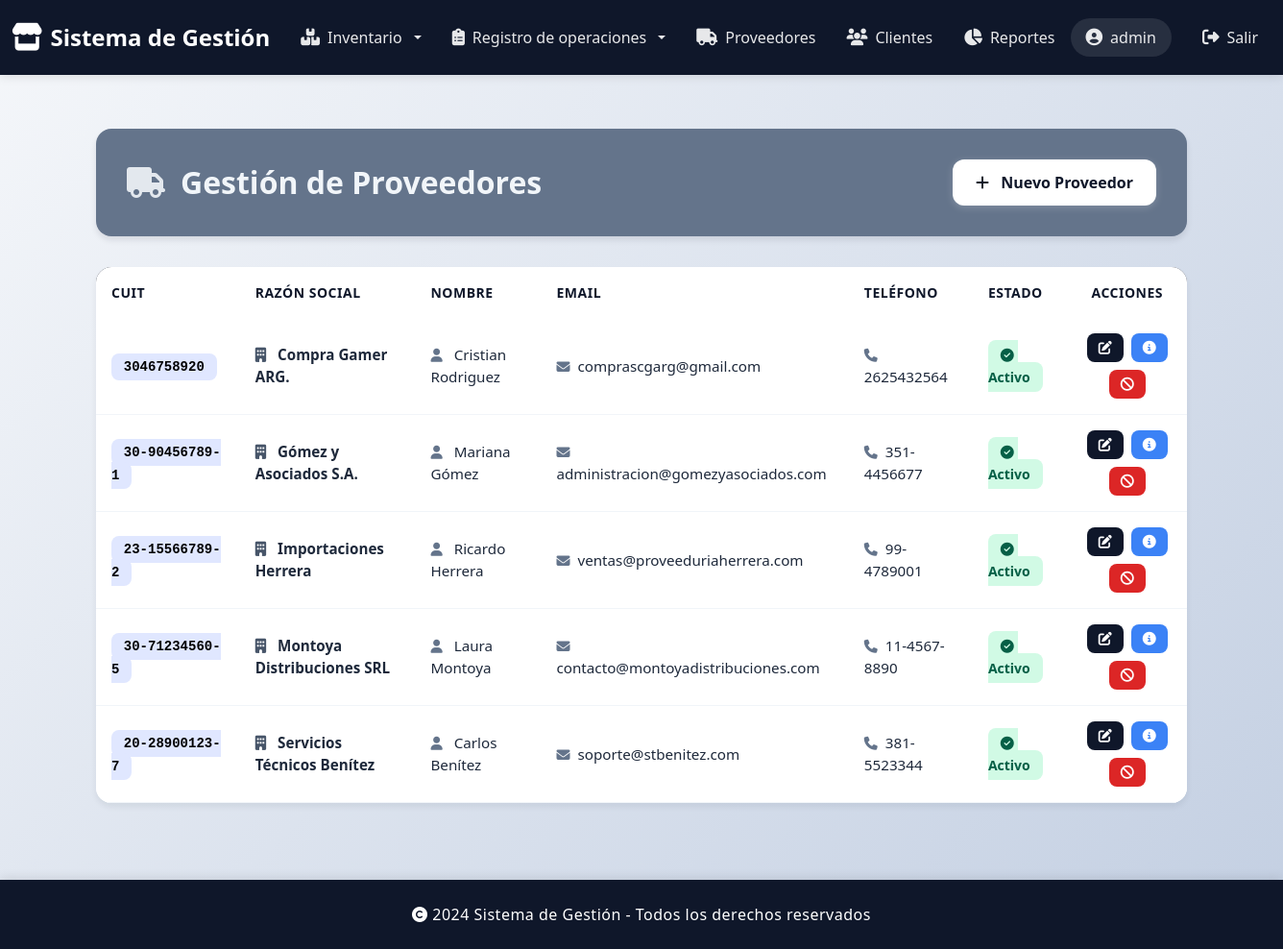
The app's page /proveedores/ (signed in), older data.
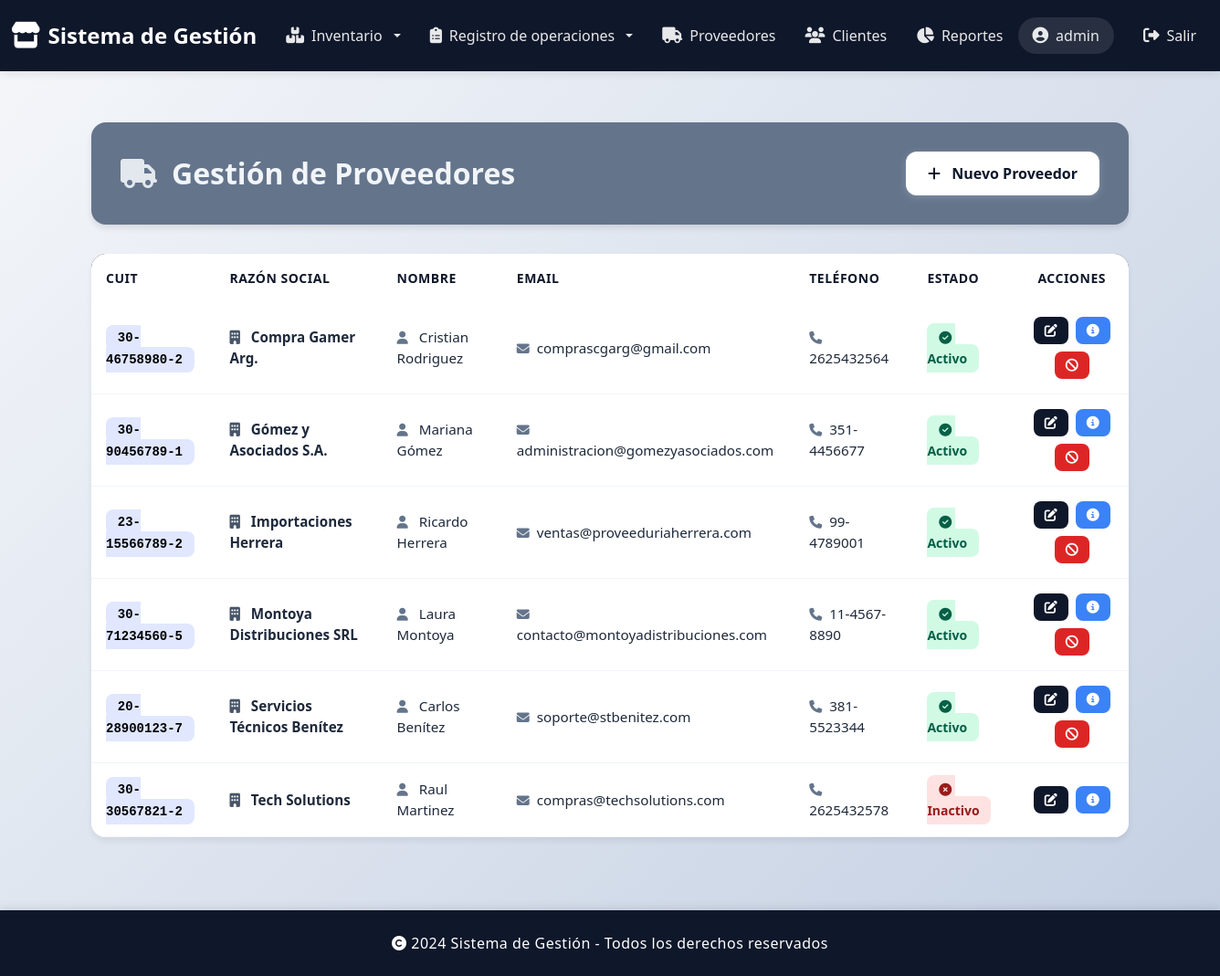
The same page, newer data.
### gestionProveedores/models.py (models this page shows, shortened)
class Proveedor(models.Model):
    idProveedor = models.AutoField(primary_key=True)
    nombre = models.CharField(max_length=100)
    apellido = models.CharField(max_length=100)
    razon_social = models.CharField(max_length=100)
    cuit = models.CharField(max_length=100)
    telefono = models.CharField(max_length=20)
    email = models.EmailField()
    activo = models.BooleanField(default=True)
    class Meta:
        verbose_name='Proveedor'
        verbose_name_plural='Proveedores'

### gestionProveedores/views.py (the view, shortened to what this page needs)
# urls.py: path('', views.proveedores_list, name='proveedores_list'),
@login_required
def proveedores_list(request):
    proveedores = Proveedor.objects.all().order_by('-activo', 'razon_social')
    query = request.GET.get('q')
    context = {
        'proveedores': proveedores,
    }
    return render(request, 'proveedor_list.html', context)

### gestionProveedores/templates/proveedor_list.html (shortened to what the changed rows need)
{% extends 'base.html' %}
{% load static %}
{% block content %}
<div class="mt-4 mb-5" style="padding-left: 100px; padding-right: 100px;">
    <div class="page-header bg-slate-neutral">
        <div class="d-flex justify-content-between align-items-center flex-wrap gap-3">
            <h2 class="text-slate-light">
                <i class="fas fa-truck"></i>
                <span>Gestión de Proveedores</span>
            </h2>
        </div>
    </div>
    <div class="products-card card">
        <div class="card-body p-0">
            {% if proveedores %}
            <div class="table-responsive">
                <table class="table border-light table-hover mb-0">
                    <thead class="bg-slate-primary">
                        <tr>
                            <th class="text-slate-primary">CUIT</th>
                            <th class="text-slate-primary">Razón Social</th>
                            <th class="text-slate-primary">Nombre</th>
                            <th class="text-slate-primary">Email</th>
                            <th class="text-slate-primary">Teléfono</th>
                            <th class="text-slate-primary">Estado</th>
                            <th class="text-center text-slate-primary">Acciones</th>
                        </tr>
                    </thead>
                    <tbody>
                        {% for proveedor in proveedores %}
                        <tr>
                            <td>
                                <span class="badge-code">{{ proveedor.cuit }}</span>
                            </td>
                            <td>
                                <i class="fas fa-building me-2" style="color: var(--slate-accent);"></i>
                                <strong>{{ proveedor.razon_social }}</strong>
                            </td>
                            <td>
                                <i class="fas fa-user me-2" style="color: var(--slate-neutral); font-size: 0.875rem;"></i>
                                {{ proveedor.nombre }} {{ proveedor.apellido }}
                            </td>
                            <td>
                                {% if proveedor.email %}
                                    <i class="fas fa-envelope me-1" style="color: var(--slate-neutral); font-size: 0.875rem;"></i>
                                    {{ proveedor.email }}
                                {% else %}
                                    <span class="text-muted">—</span>
                                {% endif %}
                            </td>
                            <td>
                                {% if proveedor.telefono %}
                                    <i class="fas fa-phone me-1" style="color: var(--slate-neutral); font-size: 0.875rem;"></i>
                                    {{ proveedor.telefono }}
                                {% else %}
                                    <span class="text-muted">—</span>
                                {% endif %}
                            </td>
                            <td>
                                {% if proveedor.activo %}
                                    <span class="badge-stock high">
                                        <i class="fas fa-check-circle me-1"></i>Activo
                                    </span>
                                {% else %}
                                    <span class="badge-stock low">
                                        <i class="fas fa-times-circle me-1"></i>Inactivo
                                    </span>
                                {% endif %}
                            </td>
                            <td>
                                <div class="action-buttons">
                                    <a href="{% url 'proveedor_editar' proveedor.idProveedor %}"
                                       class="btn btn-action btn-edit"
                                       title="Editar">
                                        <i class="fas fa-edit"></i>
                                    </a>
                                    <a href="{% url 'proveedor_detalle' proveedor.idProveedor %}"
                                       class="btn btn-action btn-view"
                                       title="Ver Detalle">
                                        <i class="fas fa-info-circle"></i>
                                    </a>
                                    {% if proveedor.activo %}
                                    <a href="{% url 'proveedor_confirmar_eliminar' proveedor.idProveedor %}"
                                       class="btn btn-action btn-delete"
                                       title="Desactivar">
                                        <i class="fas fa-ban"></i>
                                    </a>
                                    {% endif %}
                                </div>
                            </td>
                        </tr>
                        {% endfor %}
                    </tbody>
                </table>
            </div>
            {% endif %}
        </div>
    </div>
</div>
{% endblock %}

Row changes from the older to the newer data that the page shows:
changed Proveedor "Cristian": cuit "3046758920" → "30-46758980-2"; razon_social "Compra Gamer ARG." → "Compra Gamer Arg."
added Proveedor: cuit "30-30567821-2", razon_social "Tech Solutions", nombre "Raul", apellido "Martinez", email "compras@techsolutions.com", telefono "2625432578", activo False (drawn)
